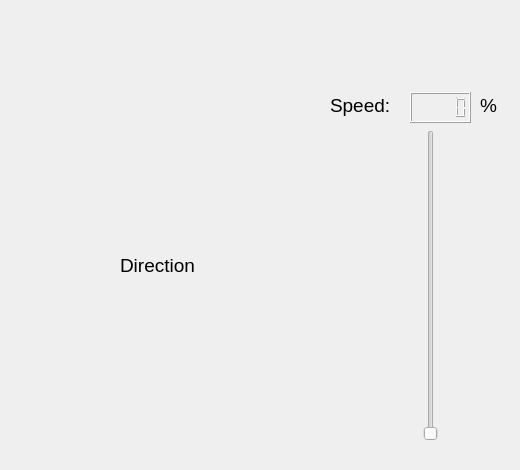
    <widget class="QWidget" name="tab_2">
     <attribute name="title">
      <string>Tab 2</string>
     </attribute>
     <widget class="QLabel" name="label_3">
      <property name="geometry">
       <rect>
        <x>120</x>
        <y>240</y>
        <width>101</width>
        <height>51</height>
       </rect>
      </property>
      <property name="font">
       <font>
        <pointsize>14</pointsize>
       </font>
      </property>
      <property name="text">
       <string>Direction</string>
      </property>
     </widget>
     <widget class="QSlider" name="SpeedSlider">
      <property name="geometry">
       <rect>
        <x>420</x>
        <y>130</y>
        <width>22</width>
        <height>311</height>
       </rect>
      </property>
      <property name="maximum">
       <number>100</number>
      </property>
      <property name="orientation">
       <enum>Qt::Vertical</enum>
      </property>
     </widget>
     <widget class="QLabel" name="label_4">
      <property name="geometry">
       <rect>
        <x>330</x>
        <y>90</y>
        <width>71</width>
        <height>31</height>
       </rect>
      </property>
      <property name="font">
       <font>
        <pointsize>14</pointsize>
       </font>
      </property>
      <property name="text">
       <string>Speed:</string>
      </property>
     </widget>
     <widget class="QLCDNumber" name="lcdNumber">
      <property name="geometry">
       <rect>
        <x>410</x>
        <y>92</y>
        <width>61</width>
        <height>31</height>
       </rect>
      </property>
      <property name="font">
       <font>
        <pointsize>14</pointsize>
        <weight>50</weight>
        <bold>false</bold>
       </font>
      </property>
     </widget>
     <widget class="QLabel" name="label_5">
      <property name="geometry">
       <rect>
        <x>480</x>
        <y>90</y>
        <width>31</width>
        <height>31</height>
       </rect>
      </property>
      <property name="font">
       <font>
        <pointsize>14</pointsize>
       </font>
      </property>
      <property name="text">
       <string>%</string>
      </property>
     </widget>
     <widget class="QRadioButton" name="Up">
      <property name="geometry">
       <rect>
        <x>110</x>
        <y>80</y>
        <width>111</width>
        <height>141</height>
       </rect>
      </property>
      <property name="styleSheet">
       <string notr="true">
QRadioButton::indicator {
  width:                  111px;
   height:                 131px;
  border-radius:          0px


}

QRadioButton::indicator:checked {
   background-color:   #3d8ec9;;
   border:                0px solid black;
	image: url(:/icons/icons/arrowon.png);
}

QRadioButton::indicator:unchecked {
   color: silver;
    background-color: #302F2F;
    border-width: 2px;
    border-color: #4A4949;
    border-style: solid;
    padding-top: 0px;
    padding-bottom: 0px;
    padding-left: -4px;
    padding-right: 0px;
    border-radius: 0px;
	
	image: url(:/icons/icons/arrowoff.png);
}</string>
      </property>
      <property name="text">
       <string/>
      </property>
      <property name="checked">
       <bool>false</bool>
      </property>
      <property name="autoRepeat">
       <bool>false</bool>
      </property>
      <property name="autoExclusive">
       <bool>false</bool>
      </property>
     </widget>
     <widget class="QRadioButton" name="Down">
      <property name="geometry">
       <rect>
        <x>110</x>
        <y>320</y>
        <width>111</width>
        <height>141</height>
       </rect>
      </property>
      <property name="styleSheet">
       <string notr="true">
QRadioButton::indicator {
  width:                  111px;
   height:                 131px;
  border-radius:          0px


}

QRadioButton::indicator:checked {
   background-color:   #3d8ec9;;
   border:                0px solid black;
	image: url(:/icons/icons/downon.png);
}

QRadioButton::indicator:unchecked {
   color: silver;
    background-color: #302F2F;
    border-width: 2px;
    border-color: #4A4949;
    border-style: solid;
    padding-top: 0px;
    padding-bottom: 0px;
    padding-left: -4px;
    padding-right: 0px;
    border-radius: 0px;
	image: url(:/icons/icons/downoff.png);
}</string>
      </property>
      <property name="text">
       <string/>
      </property>
      <property name="autoExclusive">
       <bool>false</bool>
      </property>
     </widget>
    </widget>
